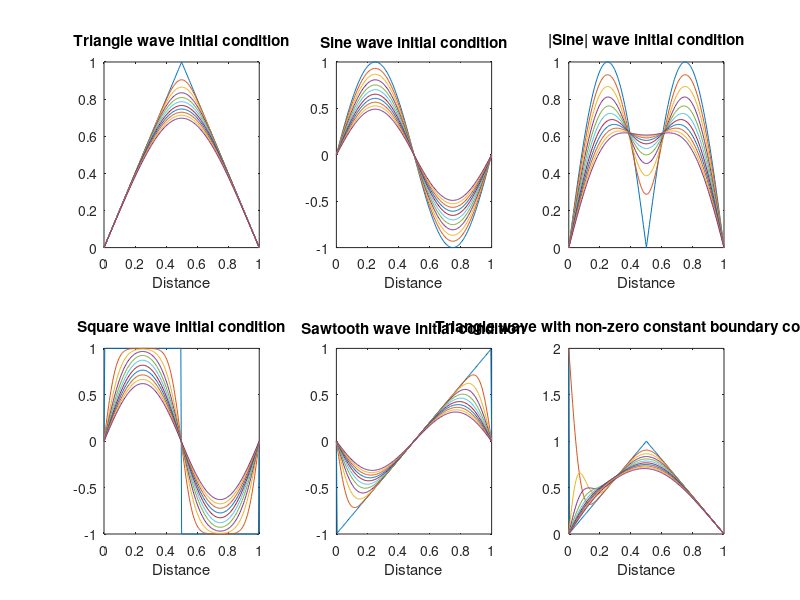

Recreate this plot in MATLAB.
h = 0.005;
k = 0.000012;
N = round(1/h);

% Assigning h to split spatial domain into 200 segments
% Assigning k to split time domain into reasonable number of segments to observe the changes properly
% N= number of segments in the spatial axis

U1 = zeros(N+1); % Set up zero matrix for each function
U2 = zeros(N+1);
U3 = zeros(N+1);
U4 = zeros(N+1);
U5 = zeros(N+1);
U6 = zeros(N+1);
U7 = zeros(N+1);

divs = 0:h:1;  % To go from 0 to 1 in steps of h i.e to set up discrete points

y0 = (sawtooth(2*pi*divs,0.5)+1)/2; % Tent function
y1 = sin(2*pi*divs);                % Sinusoidal function   
y2 = abs(sin(2*pi*divs));           % Absolute sinusoidal function
y3 = square(2*pi*divs);             % Square wave function  
y4 = sawtooth(2*pi*divs);           % Sawtooth wave function


U1(1,2:N) = y0(2:N);
U2(1,2:N) = y1(2:N);
U3(1,2:N) = y2(2:N);
U4(1,2:N) = y3(2:N);
U5(1,2:N) = y4(2:N);
U6(1,2:N) = y0(2:N);
U7(1,2:N) = y0(2:N);

%At x=0 and x=N (i.e. the start and end of the rod) the value is 0 for all
%m.  This corresponds to the first and last column of the matrix being 0.

v = k/h^2;
b = 1-2*v;

% Set non-zero constant boundary conditions here
low_bound = 2;
high_bound = 0;

U6(1:N+1,1) = low_bound;
U6(1:N+1,N+1) = high_bound;

% Set time varying boundary conditions here
low_bound = @(time) 100*exp(-(2+50*time));
high_bound = @(time) 100*exp(-(2+50*time));

U7(1,1) = feval(low_bound, 0);
U7(1,N+1) = feval(high_bound, 0);



for m=2:1502    % Setting the time axis
    % Time varying boundary conditions set here also
    U7(m,1) = feval(low_bound, (m-1)*k);
    U7(m,N+1) = feval(high_bound, (m-1)*k);
    
    for j=2:N   % Setting the spatial axis
        U1(m,j) = v*U1(m-1,j-1) + b*U1(m-1,j) + v*U1(m-1, j+1);
        U2(m,j) = v*U2(m-1,j-1) + b*U2(m-1,j) + v*U2(m-1, j+1);
        U3(m,j) = v*U3(m-1,j-1) + b*U3(m-1,j) + v*U3(m-1, j+1);
        U4(m,j) = v*U4(m-1,j-1) + b*U4(m-1,j) + v*U4(m-1, j+1);
        U5(m,j) = v*U5(m-1,j-1) + b*U5(m-1,j) + v*U5(m-1, j+1);
        U6(m,j) = v*U6(m-1,j-1) + b*U6(m-1,j) + v*U6(m-1, j+1);
    end
end
% Implementing eq (1) for each discrete point

step = 1:150:1501; % Reasonable value of time step chosen to observe the changes for each function
figure;

for i=step
    subplot(2,3,1);
    plot(divs,U1(i,1:N+1));
    title('Triangle wave initial condition');
    xlabel('Distance');
    hold on;
    subplot(2,3,2);
    plot(divs,U2(i,1:N+1));
    title('Sine wave initial condition');
    xlabel('Distance');
    hold on;
    subplot(2,3,3);
    plot(divs,U3(i,1:N+1));
    title('|Sine| wave initial condition');
    xlabel('Distance');
    hold on;
    subplot(2,3,4);
    plot(divs,U4(i,1:N+1));
    title('Square wave initial condition');
    xlabel('Distance');
    hold on;
    subplot(2,3,5);
    plot(divs,U5(i,1:N+1));
    title('Sawtooth wave initial condition');
    xlabel('Distance');
    hold on;
    subplot(2,3,6);
    plot(divs,U6(i,1:N+1));
    title('Triangle wave with non-zero constant boundary conditions');
    xlabel('Distance');
    hold on;
end
% To plot each function on a graph
